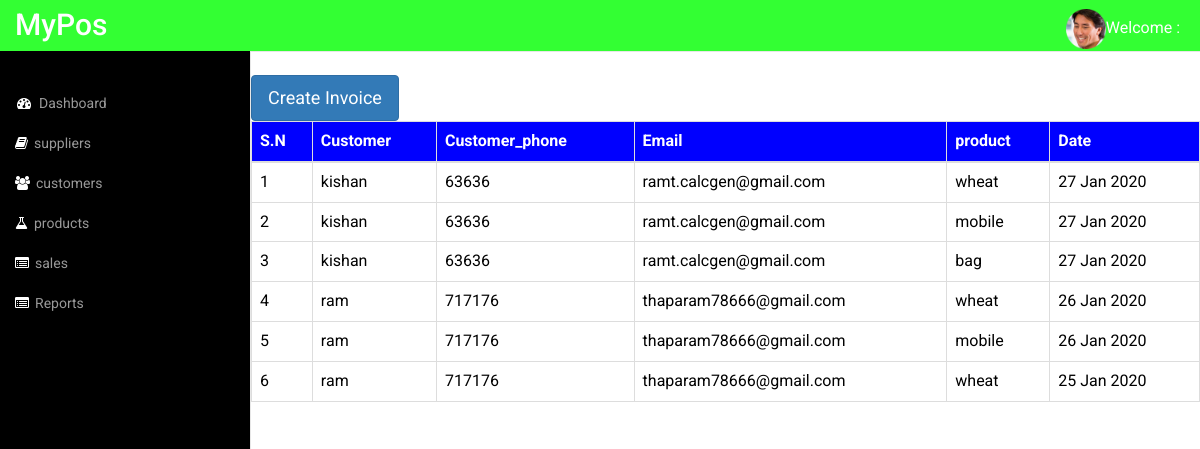
The app's page /sales/list/, older data.
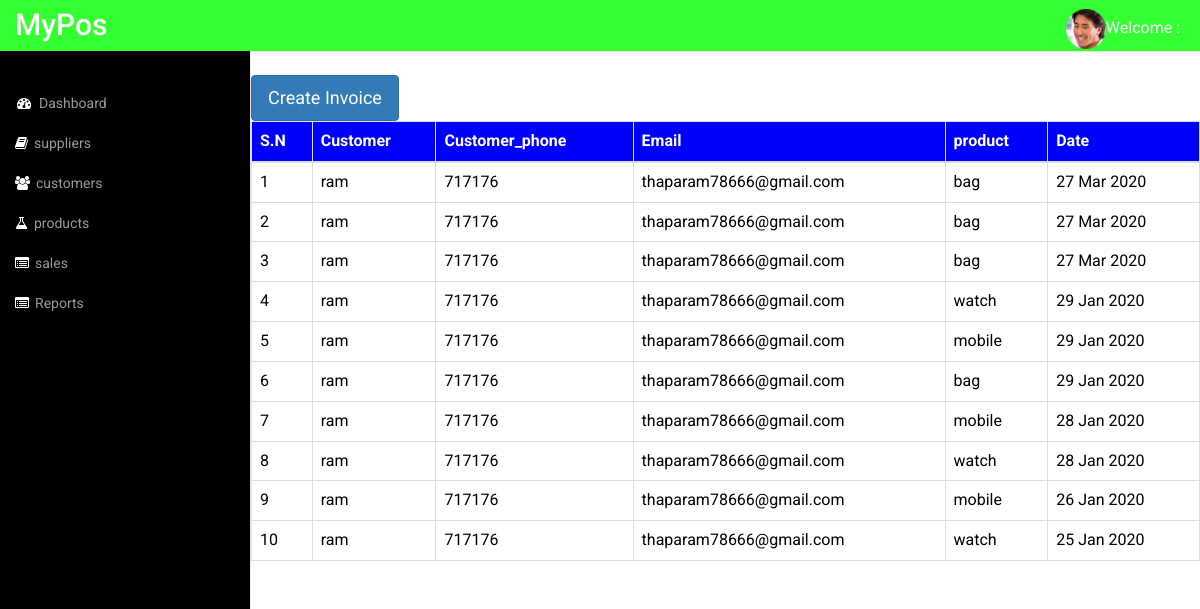
The same page, newer data.
### posapp/models.py (models this page shows, shortened)
class OrderItem(models.Model):
    product = models.ForeignKey(Product, on_delete=models.CASCADE)
    order = models.ForeignKey(Sales, on_delete=models.CASCADE)
    timestamp = models.DateTimeField(auto_now=True)

class Sales(models.Model):
    customer = models.ForeignKey(Customer,on_delete = models.CASCADE)
    total_price = models.DecimalField(max_digits=10, decimal_places=2, default=0)
    timestamp = models.DateTimeField(auto_now = True)

class Customer(models.Model):
    identity = models.IntegerField(primary_key=True)
    customer = models.CharField(max_length=20)
    customer_phone = models.IntegerField(blank=True, null=True)
    customer_type=models.CharField(max_length=200, default='customer', blank=True, null=True)
    address = models.TextField(max_length=500, blank=True,null=True)
    email = models.EmailField(max_length=100,unique=True)
    image = models.ImageField(upload_to='customer')

class Product(models.Model):
    supplier = models.ForeignKey(Supplier,on_delete = models.CASCADE)
    name = models.CharField(max_length=100, unique=True)
    brand_name = models.CharField(max_length=200, blank=True, null=True)
    price = models.IntegerField()
    image = models.ImageField(upload_to='product')

### posapp/views.py (the view)
# urls.py: path('sales/list/', SalesListView.as_view(), name='saleslist'),
class SalesListView(TemplateView):
    template_name = 'sales/salescreate.html'
    def get_context_data(self, **kwargs):
        context = super().get_context_data(**kwargs)
        context['sales'] = Sales.objects.all()
        context['order'] = OrderItem.objects.order_by('-timestamp')
        return context

### templates/sales/salescreate.html
{% extends 'admintemplates/adminbase.html' %}
{% load static %}
{% block content %}
	<div class="row">
		<div class="col-md-12 table-responsive-sm">
            <br>
            <a href="{% url 'posapp:salescreate' %}"><button class="btn btn-lg btn-primary">Create Invoice</button></a>
            <br>
			<table class="table table-bordered">
				<thead style="background-color: blue;color:white;text-align: center;">
					<tr class="text-dark">
						<th>S.N</th>
						<th>Customer</th>
						<th>Customer_phone</th>
                        <th>Email</th>
                        <th>product</th>
                        <th>Date</th>
					</tr>
				</thead>
				<tbody>
                    {% for item in order %}
                        <tr style="color: black;">
                            <td>{{ forloop.counter }}</td>
                            <td>{{ item.order.customer.customer }}</td>
                            <td>{{ item.order.customer.customer_phone }}</td>
                            <td>{{ item.order.customer.email }}</td>
                            <td>{{ item.product.name }}</td>
                            <td>{{ item.timestamp|date:"d M Y"  }}</td>
                        </tr>
					{% endfor %}
				</tbody>
			</table>
		</div>
    </div>
{% endblock %}

Row changes from the older to the newer data that the page shows:
removed OrderItem: order.customer.customer "kishan", order.customer.customer_phone "63636", order.customer.email "ramt.calcgen@gmail.com", product.name "wheat", timestamp "27 Jan 2020"
removed OrderItem: order.customer.customer "kishan", order.customer.customer_phone "63636", order.customer.email "ramt.calcgen@gmail.com", product.name "mobile", timestamp "27 Jan 2020"
removed OrderItem: order.customer.customer "kishan", order.customer.customer_phone "63636", order.customer.email "ramt.calcgen@gmail.com", product.name "bag", timestamp "27 Jan 2020"
removed OrderItem: order.customer.customer "ram", order.customer.customer_phone "717176", order.customer.email "thaparam78666@gmail.com", product.name "wheat", timestamp "26 Jan 2020"
added OrderItem: order.customer.customer "ram", order.customer.customer_phone "717176", order.customer.email "thaparam78666@gmail.com", product.name "bag", timestamp "27 Mar 2020"
added OrderItem: order.customer.customer "ram", order.customer.customer_phone "717176", order.customer.email "thaparam78666@gmail.com", product.name "bag", timestamp "27 Mar 2020"
added OrderItem: order.customer.customer "ram", order.customer.customer_phone "717176", order.customer.email "thaparam78666@gmail.com", product.name "bag", timestamp "27 Mar 2020"
added OrderItem: order.customer.customer "ram", order.customer.customer_phone "717176", order.customer.email "thaparam78666@gmail.com", product.name "watch", timestamp "29 Jan 2020"
added OrderItem: order.customer.customer "ram", order.customer.customer_phone "717176", order.customer.email "thaparam78666@gmail.com", product.name "mobile", timestamp "29 Jan 2020"
added OrderItem: order.customer.customer "ram", order.customer.customer_phone "717176", order.customer.email "thaparam78666@gmail.com", product.name "bag", timestamp "29 Jan 2020"
added OrderItem: order.customer.customer "ram", order.customer.customer_phone "717176", order.customer.email "thaparam78666@gmail.com", product.name "mobile", timestamp "28 Jan 2020"
added OrderItem: order.customer.customer "ram", order.customer.customer_phone "717176", order.customer.email "thaparam78666@gmail.com", product.name "watch", timestamp "28 Jan 2020"
changed through a linked row, OrderItem "25 Jan 2020": product.name "wheat" → "watch"
